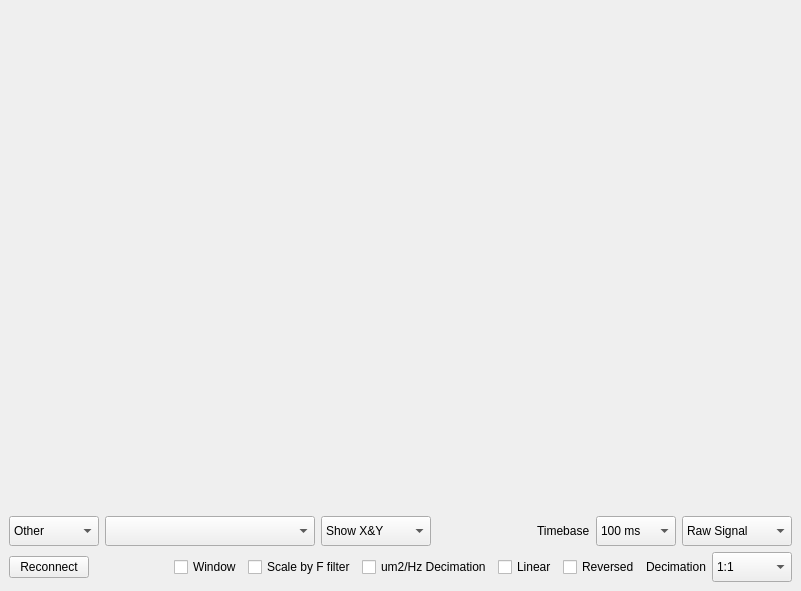
<?xml version="1.0" encoding="UTF-8"?>
<ui version="4.0">
 <class>MainWindow</class>
 <widget class="QMainWindow" name="MainWindow">
  <property name="geometry">
   <rect>
    <x>0</x>
    <y>0</y>
    <width>801</width>
    <height>591</height>
   </rect>
  </property>
  <property name="windowTitle">
   <string>MainWindow</string>
  </property>
  <widget class="QWidget" name="centralwidget">
   <layout class="QVBoxLayout" name="verticalLayout" stretch="1,0,0">
    <item>
     <widget class="QChartView" name="plot" native="true"/>
    </item>
    <item>
     <layout class="QHBoxLayout" name="horizontalLayout">
      <item>
       <widget class="QComboBox" name="cbCells">
        <property name="sizePolicy">
         <sizepolicy hsizetype="Fixed" vsizetype="Fixed">
          <horstretch>0</horstretch>
          <verstretch>0</verstretch>
         </sizepolicy>
        </property>
        <property name="minimumSize">
         <size>
          <width>90</width>
          <height>30</height>
         </size>
        </property>
        <property name="maximumSize">
         <size>
          <width>16777215</width>
          <height>30</height>
         </size>
        </property>
        <item>
         <property name="text">
          <string>Other</string>
         </property>
        </item>
       </widget>
      </item>
      <item>
       <widget class="QComboBox" name="cbID">
        <property name="sizePolicy">
         <sizepolicy hsizetype="Fixed" vsizetype="Fixed">
          <horstretch>0</horstretch>
          <verstretch>0</verstretch>
         </sizepolicy>
        </property>
        <property name="minimumSize">
         <size>
          <width>210</width>
          <height>30</height>
         </size>
        </property>
        <property name="maximumSize">
         <size>
          <width>16777215</width>
          <height>30</height>
         </size>
        </property>
       </widget>
      </item>
      <item>
       <widget class="QComboBox" name="cbShow">
        <property name="sizePolicy">
         <sizepolicy hsizetype="Fixed" vsizetype="Fixed">
          <horstretch>0</horstretch>
          <verstretch>0</verstretch>
         </sizepolicy>
        </property>
        <property name="minimumSize">
         <size>
          <width>110</width>
          <height>30</height>
         </size>
        </property>
        <property name="maximumSize">
         <size>
          <width>16777215</width>
          <height>30</height>
         </size>
        </property>
        <item>
         <property name="text">
          <string>Show X&amp;Y</string>
         </property>
        </item>
        <item>
         <property name="text">
          <string>Show X</string>
         </property>
        </item>
        <item>
         <property name="text">
          <string>Show Y</string>
         </property>
        </item>
       </widget>
      </item>
      <item>
       <spacer name="horizontalSpacer">
        <property name="orientation">
         <enum>Qt::Horizontal</enum>
        </property>
        <property name="sizeHint" stdset="0">
         <size>
          <width>57</width>
          <height>27</height>
         </size>
        </property>
       </spacer>
      </item>
      <item>
       <widget class="QLabel" name="label">
        <property name="sizePolicy">
         <sizepolicy hsizetype="Fixed" vsizetype="Fixed">
          <horstretch>0</horstretch>
          <verstretch>0</verstretch>
         </sizepolicy>
        </property>
        <property name="text">
         <string>Timebase</string>
        </property>
       </widget>
      </item>
      <item>
       <widget class="QComboBox" name="cbTime">
        <property name="sizePolicy">
         <sizepolicy hsizetype="Fixed" vsizetype="Fixed">
          <horstretch>0</horstretch>
          <verstretch>0</verstretch>
         </sizepolicy>
        </property>
        <property name="minimumSize">
         <size>
          <width>80</width>
          <height>30</height>
         </size>
        </property>
        <property name="maximumSize">
         <size>
          <width>16777215</width>
          <height>30</height>
         </size>
        </property>
        <property name="currentIndex">
         <number>0</number>
        </property>
        <item>
         <property name="text">
          <string>100 ms</string>
         </property>
        </item>
        <item>
         <property name="text">
          <string>250 ms</string>
         </property>
        </item>
        <item>
         <property name="text">
          <string>500 ms</string>
         </property>
        </item>
        <item>
         <property name="text">
          <string>1 s</string>
         </property>
        </item>
        <item>
         <property name="text">
          <string>2.5 s</string>
         </property>
        </item>
        <item>
         <property name="text">
          <string>5 s</string>
         </property>
        </item>
        <item>
         <property name="text">
          <string>10 s</string>
         </property>
        </item>
        <item>
         <property name="text">
          <string>25 s</string>
         </property>
        </item>
        <item>
         <property name="text">
          <string>50 s</string>
         </property>
        </item>
       </widget>
      </item>
      <item>
       <widget class="QComboBox" name="cbSignal">
        <property name="sizePolicy">
         <sizepolicy hsizetype="Fixed" vsizetype="Fixed">
          <horstretch>0</horstretch>
          <verstretch>0</verstretch>
         </sizepolicy>
        </property>
        <property name="minimumSize">
         <size>
          <width>110</width>
          <height>30</height>
         </size>
        </property>
        <property name="maximumSize">
         <size>
          <width>16777215</width>
          <height>30</height>
         </size>
        </property>
        <item>
         <property name="text">
          <string>Raw Signal</string>
         </property>
        </item>
        <item>
         <property name="text">
          <string>FFT</string>
         </property>
        </item>
        <item>
         <property name="text">
          <string>FFT (log f)</string>
         </property>
        </item>
        <item>
         <property name="text">
          <string>Integrated</string>
         </property>
        </item>
       </widget>
      </item>
     </layout>
    </item>
    <item>
     <layout class="QHBoxLayout" name="horizontalLayout_2">
      <item>
       <widget class="QPushButton" name="btnConnect">
        <property name="text">
         <string>Reconnect</string>
        </property>
       </widget>
      </item>
      <item>
       <spacer name="horizontalSpacer_2">
        <property name="orientation">
         <enum>Qt::Horizontal</enum>
        </property>
        <property name="sizeHint" stdset="0">
         <size>
          <width>557</width>
          <height>27</height>
         </size>
        </property>
       </spacer>
      </item>
      <item>
       <widget class="QCheckBox" name="cbWindow">
        <property name="text">
         <string>Window</string>
        </property>
       </widget>
      </item>
      <item>
       <widget class="QCheckBox" name="cbFilter">
        <property name="text">
         <string>Scale by F filter</string>
        </property>
       </widget>
      </item>
      <item>
       <widget class="QCheckBox" name="cbSquared">
        <property name="text">
         <string>um2/Hz Decimation</string>
        </property>
       </widget>
      </item>
      <item>
       <widget class="QCheckBox" name="cbLinear">
        <property name="text">
         <string>Linear</string>
        </property>
       </widget>
      </item>
      <item>
       <widget class="QCheckBox" name="cbReverse">
        <property name="text">
         <string>Reversed</string>
        </property>
       </widget>
      </item>
      <item>
       <widget class="QLabel" name="lblDec">
        <property name="text">
         <string>Decimation</string>
        </property>
       </widget>
      </item>
      <item>
       <widget class="QComboBox" name="cbDecimation">
        <property name="sizePolicy">
         <sizepolicy hsizetype="MinimumExpanding" vsizetype="Fixed">
          <horstretch>0</horstretch>
          <verstretch>0</verstretch>
         </sizepolicy>
        </property>
        <property name="minimumSize">
         <size>
          <width>80</width>
          <height>30</height>
         </size>
        </property>
        <property name="maximumSize">
         <size>
          <width>16777215</width>
          <height>30</height>
         </size>
        </property>
        <item>
         <property name="text">
          <string>1:1</string>
         </property>
        </item>
        <item>
         <property name="text">
          <string>100:1</string>
         </property>
        </item>
        <item>
         <property name="text">
          <string>Differential</string>
         </property>
        </item>
       </widget>
      </item>
     </layout>
    </item>
   </layout>
  </widget>
 </widget>
 <customwidgets>
  <customwidget>
   <class>QChartView</class>
   <extends>QWidget</extends>
   <header location="global">QChartView</header>
   <container>1</container>
  </customwidget>
 </customwidgets>
 <resources/>
 <connections/>
</ui>
